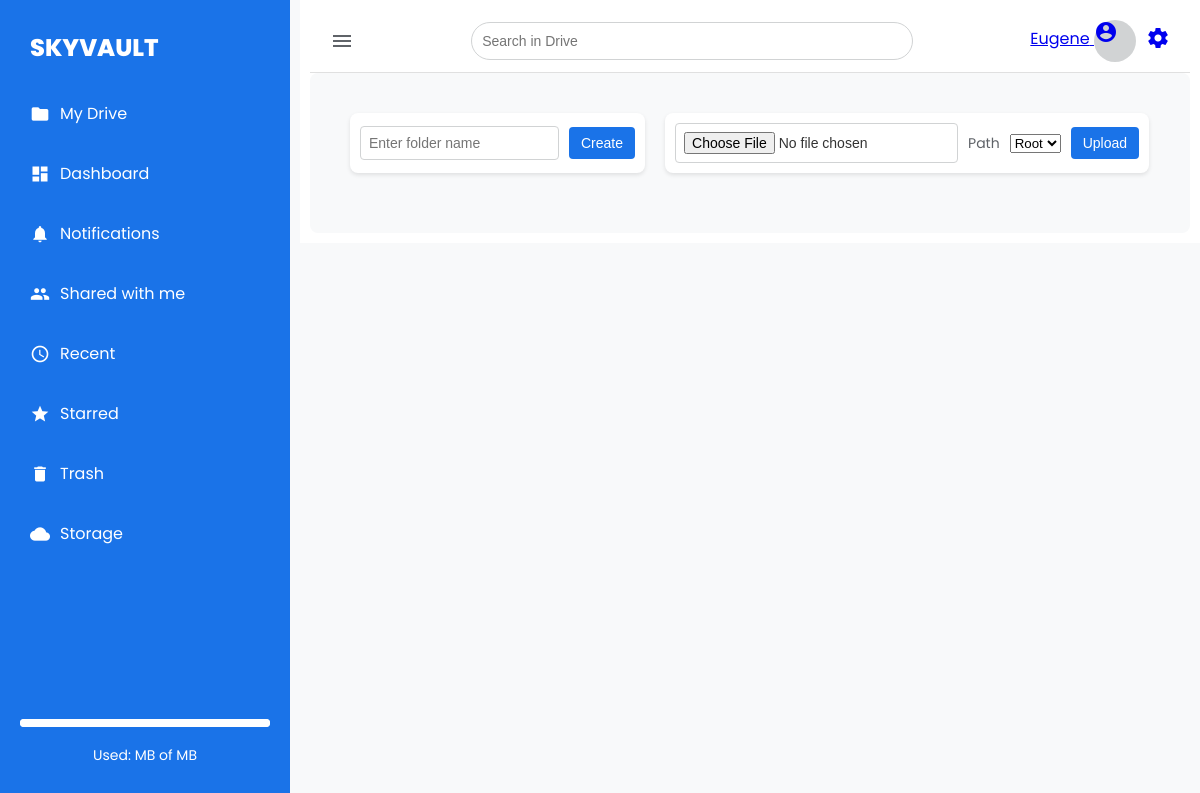
Before: /vault/ (signed in) with the older database file.
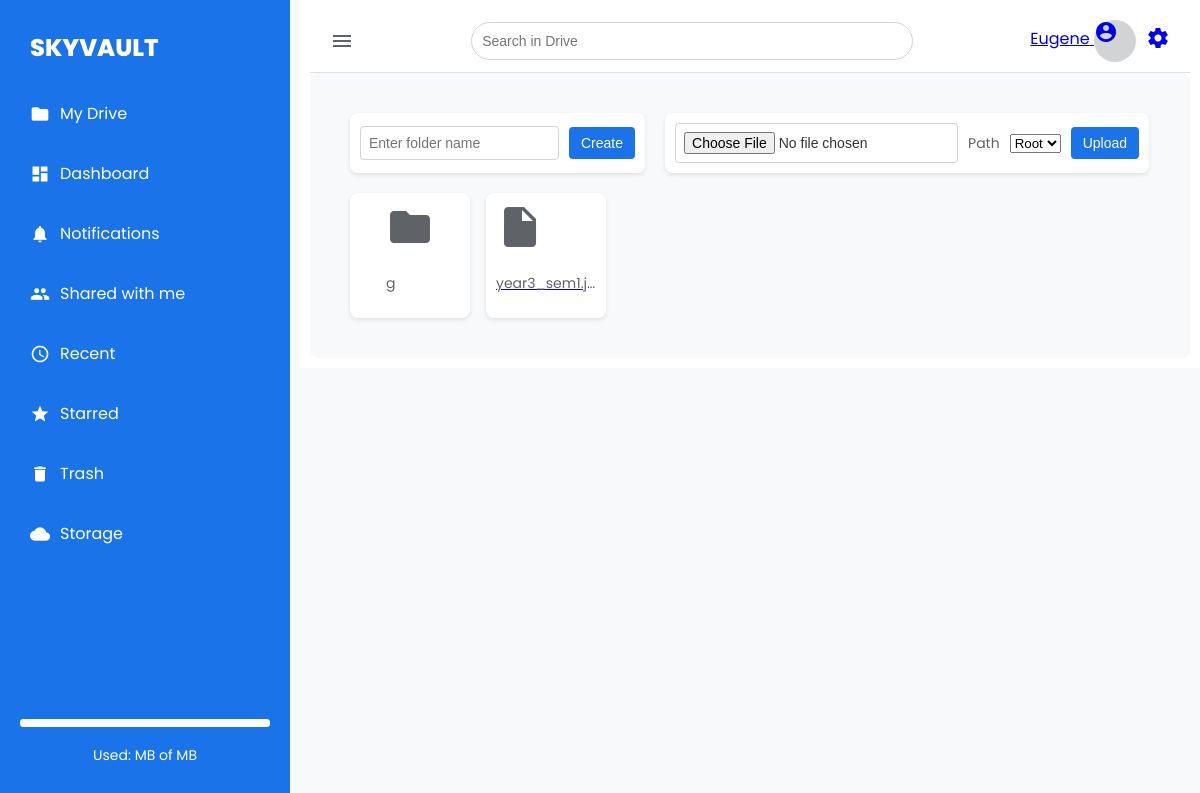
After: the same page with the newer database file.
### vault/models.py (models this page shows, shortened)
class Folder(models.Model):
    user = models.ForeignKey(User, on_delete=models.CASCADE)
    name = models.CharField(max_length=255)
    trashed = models.BooleanField(default=False)
    parent_folder = models.ForeignKey('self', on_delete=models.CASCADE, blank=True, null=True, related_name='subfolders')
    created_at = models.DateTimeField(auto_now_add=True)

class File(models.Model):
    user = models.ForeignKey(User, on_delete=models.CASCADE)
    folder = models.ForeignKey(Folder, on_delete=models.CASCADE, blank=True, null=True, related_name='files')
    name = models.CharField(max_length=255)
    uploaded_file = models.FileField(upload_to='user_files/')
    size = models.PositiveIntegerField()  # Size in bytes
    trashed = models.BooleanField(default=False)
    shared_with = models.ManyToManyField(User, related_name='shared_files', blank=True)
    created_at = models.DateTimeField(auto_now_add=True)
    starred = models.BooleanField(default=False)

### vault/views.py (the view, shortened to what this page needs)
# urls.py: path("", views.vault_home, name="vault_home"),
@login_required
def vault_home(request):
    folders = Folder.objects.filter(user=request.user, parent_folder__isnull=True, trashed=False)
    files = File.objects.filter(user=request.user, folder__isnull=True, trashed=False)
    folder_form = FolderForm()
    file_form = FileUploadForm()
    return render(request, 'vault/vault.html', {
        'folders': folders,
        'files': files,
        'folder_form': folder_form,
        'file_form': file_form,
    })

### vault/forms.py
class FolderForm(forms.ModelForm):
    class Meta:
        model = Folder
        fields = ['name']

class FileUploadForm(forms.ModelForm):
    class Meta:
        model = File
        fields = ['uploaded_file']

### vault/templatetags/custom_filters.py (called while the page is built)
@register.filter
def endswith(value, arg):
    return value.lower().endswith(arg.split(','))

### templates/vault/vault.html (shortened to what this page needs)
{% extends 'base.html' %}
{% load static %}
{% load custom_filters %}
{% block content %}
<div class="drive-container">
    <div class="drive-header" data-folder-id="{{ folder.id|default_if_none:'' }}">
        <form method="post" action="{% url 'create_folder' %}" enctype="multipart/form-data">
            <input type="text" name="folder_name" id="folder_name" placeholder="Enter folder name" required>
            <button type="submit">Create</button>
        </form>
        <form method="post" action="{% url 'upload_file' %}" enctype="multipart/form-data">
            <input type="file" name="uploaded_file" id="uploaded-file" required>
            <label for="folder">Path</label>
            <select name="folder_id" id="folder">
                <option value="">Root</option>
            </select>
            <button type="submit">Upload</button>
        </form>
    </div>
    {% include "vault/_file_grid.html" with folders=folders files=files %}
</div>
{% endblock %}

### templates/vault/_file_grid.html
{% load custom_filters %}
<div class="file-grid">
  {% for folder in folders %}
  <div class="file-item" data-id="{{ folder.id }}" data-type="folder">
      <a href="{% url 'view_folder' folder.id %}">
          <span class="material-icons">folder</span>
          <p>{{ folder.name }}</p>
      </a>
  </div>
  {% endfor %}
  {% for file in files %}
  <div class="file-item" data-id="{{ file.id }}" data-type="file">
      <a href="{% url 'open_file' file.id %}">
          {% if file.uploaded_file.name|endswith:".jpg" or file.uploaded_file.name|endswith:".png" %}
              <img src="{{ file.uploaded_file.url }}" alt="{{ file.name }}" class="file-icon">
          {% else %}
              <span class="material-icons">insert_drive_file</span>
          {% endif %}
          <p>{{ file.name }}</p>
      </a>
  </div>
  {% endfor %}
</div>

Changed rows visible on the page:
added Folder: name "g"
added File: name "year3_sem1.j…"
